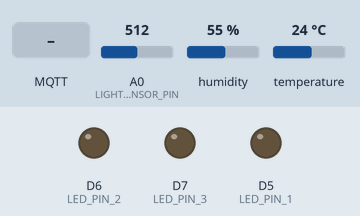
The sketch below on a simulated ESP8266 (NodeMCU). On the bench: output pins drawn as LEDs (lit = HIGH). Inputs (shaded band) come from the test bench; at power-on: A0 (LIGHT_SENSOR_PIN) = 512, humidity 55 %, temperature 24 °C. WiFi joins after 1.5 s; servers stay silent unless stated; random numbers use the default seed unless the sketch sets one; no MQTT or app messages arrive unless stated; what the sketch prints to the serial monitor is not drawn.

Above: at 4.7 s.
4.8 s: MQTT message "1" arrives on the first subscribed topic
At 6.8 s:
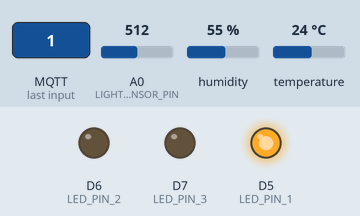
7.1 s: MQTT message "1" arrives on the second subscribed topic
At 8.2 s:
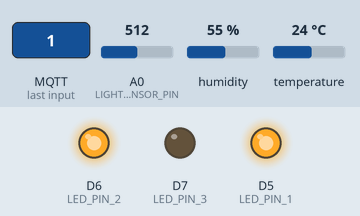
9.1 s: MQTT message "LED_CONTROL_1" arrives on the first subscribed topic
At 10.7 s:
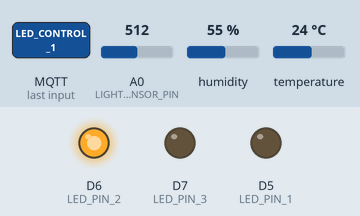
11.1 s: MQTT message "1" arrives on the third subscribed topic
At 12.8 s:
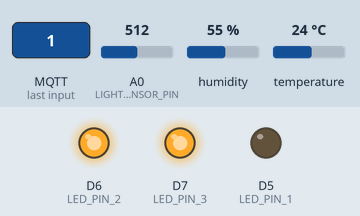
13.1 s: MQTT message "LED_CONTROL_1" arrives on the second subscribed topic
At 14.3 s:
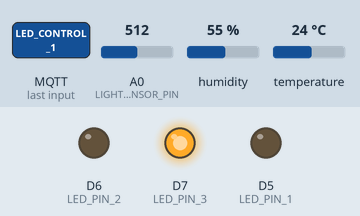
15.2 s: MQTT message "LED_CONTROL_1" arrives on the third subscribed topic
At 16.7 s:
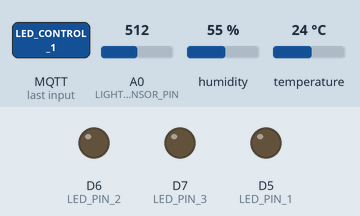
Timing chart, 0 to 18.2 s (numbered marks = the images above; inputs shaded):
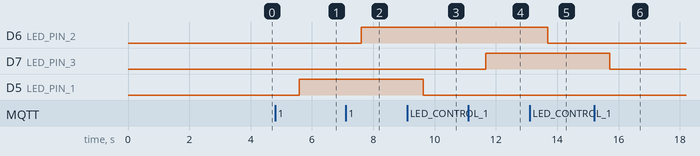

Measured:
- after the input at 4.8 s, D5 (LED_PIN_1): LOW → HIGH after 0.79 s
- after the input at 7.1 s, D6 (LED_PIN_2): LOW → HIGH after 0.51 s
- after the input at 9.1 s, D5 (LED_PIN_1): HIGH → LOW after 0.54 s
- after the input at 11.1 s, D7 (LED_PIN_3): LOW → HIGH after 0.56 s
- after the input at 13.1 s, D6 (LED_PIN_2): HIGH → LOW after 0.59 s
- after the input at 15.2 s, D7 (LED_PIN_3): HIGH → LOW after 0.51 s

The sketch:

iot_c.ino
```cpp
#include <ESP8266WiFi.h>
#include <PubSubClient.h>
#include <DHT.h>
#include <cstdlib>

//Thông tin WiFi
const char* ssid = "Deadline";
const char* password = "244466666";

// Cài đặt MQTT broker
const char* mqtt_server = "192.168.60.180";
const char* client_id = "esp8266_client";

// Cấu hình chân kết nối
#define DHT_PIN  D4
#define LED_PIN_1 D5
#define LED_PIN_2 D6
#define LED_PIN_3 D7
#define LIGHT_SENSOR_PIN A0
#define DHT_TYPE DHT11

// Tạo đối tượng DHT và WiFi Client
DHT dht(DHT_PIN, DHT_TYPE);
WiFiClient espClient;
PubSubClient client(espClient);

// Kết nối WiFi
void setup_wifi() {
  delay(10);
  Serial.println();
  Serial.print("Connecting to ");
  Serial.println(ssid);

  WiFi.begin(ssid, password);

  while (WiFi.status() != WL_CONNECTED) {
    delay(500);
    Serial.print(".");
  }

  Serial.println("");
  Serial.print("WiFi connected - ESP8266 IP address: ");
  Serial.println(WiFi.localIP());
}

// Xử lý tin nhắn nhận được từ MQTT
void callback(char* topic, byte* payload, unsigned int length) {

  String message;
  for (int i = 0; i < length; i++) {
    message += (char)payload[i];
  }

  if (strcmp(topic, "LED_CONTROL_1") == 0) {
    digitalWrite(LED_PIN_1, message.equals("1") ? HIGH : LOW);
    client.publish("LED_RESPONSE_1",  message.equals("1") ? "HIGH" : "LOW");
  }
  else if (strcmp(topic, "LED_CONTROL_2") == 0) {
    digitalWrite(LED_PIN_2, message.equals("1") ? HIGH : LOW);
    client.publish("LED_RESPONSE_2",  message.equals("1") ? "HIGH" : "LOW");
  }
  else if (strcmp(topic, "LED_CONTROL_3") == 0) {
    digitalWrite(LED_PIN_3, message.equals("1") ? HIGH : LOW);
    client.publish("LED_RESPONSE_3",  message.equals("1") ? "HIGH" : "LOW");
  }

}

// Kết nối lại nếu bị mất kết nối
void reconnect() {
  while (!client.connected()) {
    if (client.connect(client_id)) {
      client.subscribe("LED_CONTROL_1");
      client.subscribe("LED_CONTROL_2");
      client.subscribe("LED_CONTROL_3");
    } else {
      delay(5000);
    }
  }
}

void setup() {
  pinMode(LED_PIN_1, OUTPUT);
  pinMode(LED_PIN_2, OUTPUT);
  pinMode(LED_PIN_3, OUTPUT);

  Serial.begin(115200);
  setup_wifi();
  client.setServer(mqtt_server, 1883);
  client.setCallback(callback);

  delay(2000);
  dht.begin();
}

void loop() {
  if (!client.connected()) {
    reconnect();
  }
  client.loop();

  float temperature = dht.readTemperature();
  float humidity = dht.readHumidity();
  float light = analogRead(LIGHT_SENSOR_PIN);
  int rand = random(1, 101);
  String data = String(temperature) + " " + String(humidity) + " " + String(light) + " " + String(rand);

  if (!isnan(temperature) && !isnan(humidity) && !isnan(light)) {
    client.publish("SENSOR/DATA", String(data).c_str());
  }

  // Serial.print("Temperature: ");
  // Serial.print(temperature);
  // Serial.print(" Humidity: ");
  // Serial.print(humidity);
  // Serial.print(" Light: ");
  // Serial.print(light );
  Serial.println(data);
  delay(2000);
}
```
